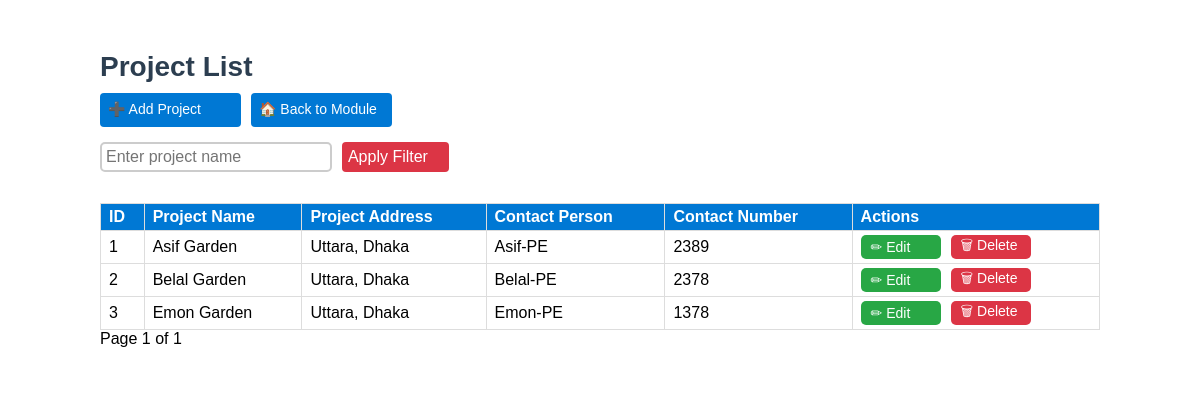
/construction-department/project/, run on the app's committed database.
### project/models.py (models this page shows, shortened)
class Project(models.Model):
    id = models.AutoField(primary_key=True)  # Auto-incrementing ID
    name_of_project = models.CharField(max_length=255)  # Project name
    project_address = models.CharField(max_length=500)  # Project address as CharField
    contact_person_name = models.CharField(max_length=255)  # Name of contact person
    contact_person_number = models.CharField(max_length=20)  # Contact number of contact person

### project/views.py (the view)
# urls.py: path("", project_list, name="project_list"),  # Display project list with filtering and pagination
def project_list(request):
    query = request.GET.get("q", "")  # Defaults to empty if no query string
    projects = Project.objects.all().order_by("id")  # Changed from "-id" to "id"
    if query:
        projects = projects.filter(name_of_project__icontains=query)
    paginator = Paginator(projects, 10)
    page_number = request.GET.get("page")
    try:
        projects_page = paginator.get_page(page_number)
    except (PageNotAnInteger, EmptyPage):
        projects_page = paginator.get_page(1)
    return render(request, "project/project_list.html", {
        "projects": projects_page,
        "query": query
    })

### project/templates/project/project_list.html (shortened to what this page needs)
{% block content %}
<div class="form-container">
    <h2>Project List</h2>
    <div class="nav-buttons">
        <a href="{% url 'project_create' %}" class="nav-button">➕ Add Project</a>
        <a href="{% url 'construction_department' %}" class="nav-button">🏠 Back to Module</a>
    </div>
    <div class="filter-container">
    <form method="get" style="display: flex; gap: 10px;">
        <input type="text" name="q" value="{{ query }}" class="filter-box" placeholder="Enter project name">
        <button type="submit" class="apply-button">Apply Filter</button>
    </form>
</div>
    <table>
        <thead>
            <tr>
                <th>ID</th>
                <th>Project Name</th>
                <th>Project Address</th>
                <th>Contact Person</th>
                <th>Contact Number</th>
                <th>Actions</th>
            </tr>
        </thead>
        <tbody>
            {% for project in projects %}
            <tr>
                <td>{{ project.id }}</td>
                <td class="name">{{ project.name_of_project }}</td>
                <td>{{ project.project_address }}</td>
                <td>{{ project.contact_person_name }}</td>
                <td>{{ project.contact_person_number }}</td>
                <td>
                    <div class="action-buttons">
                        <a href="{% url 'project_edit' project.id %}" class="action-button edit">✏ Edit</a>
                        <a href="{% url 'project_delete' project.id %}" class="action-button delete" onclick="return confirm('Are you sure you want to delete this project?');">🗑 Delete</a>
                    </div>
                </td>
            </tr>
            {% empty %}
            <tr>
                <td colspan="6" class="text-center">No projects found</td>
            </tr>
            {% endfor %}
        </tbody>
    </table>
<div class="pagination">
    <span>Page {{ projects.number }} of {{ projects.paginator.num_pages }}</span>
</div>
</div>
{% endblock %}

### project/templates/project/project_list.html (style rules this page uses)
.form-container { max-width: 1000px; margin: 0 auto; padding: 20px; background: white; border-radius: 5px; box-shadow: none; }
body, th, td, input, a, .nav-button, .filter-box, .apply-button, .action-button { font-family: "Trebuchet MS", sans-serif; }
h2 { text-align: left; color: #2c3e50; margin-bottom: 10px; font-size: 28px; }
table { width: 100%; border-collapse: collapse; margin-top: 10px; }
th, td { border: 1px solid #ddd; padding: 4px 8px; text-align: left; height: 18px; }
th { background-color: #0078D4; color: white; }
.nav-buttons { display: flex; gap: 10px; margin-bottom: 15px; }
.nav-button { background: #0078D4; color: white; padding: 8px; border-radius: 4px; text-decoration: none; width: 125px; height: 18px; font-size: 14px; }
.filter-container { display: flex; gap: 10px; margin-bottom: 15px; }
.filter-box { width: 75%; padding: 4px; font-size: 16px; border-radius: 5px; border: 2px solid #ccc; }
.apply-button { width: 120px; background: #dc3545; color: white; padding: 6px; border-radius: 4px; font-size: 16px; border: none; cursor: pointer; text-align: left; }
.action-buttons { display: flex; gap: 10px; align-items: center; }
.action-button { width: 60px; height: 4px; padding: 10px; display: flex; align-items: center; justify-content: left; text-decoration: none; font-size: 14px; border-radius: 5px; }
.action-button.edit { background: #28a745; color: white; }
.action-button.delete { background: #dc3545; color: white; }

### data on the page
Project: id "1", name_of_project "Asif Garden", project_address "Uttara, Dhaka", contact_person_name "Asif-PE", contact_person_number "2389"
Project: id "2", name_of_project "Belal Garden", project_address "Uttara, Dhaka", contact_person_name "Belal-PE", contact_person_number "2378"
Project: id "3", name_of_project "Emon Garden", project_address "Uttara, Dhaka", contact_person_name "Emon-PE", contact_person_number "1378"

### other printed values
{{ projects.number }} "1"
{{ projects.paginator.num_pages }} "1"
